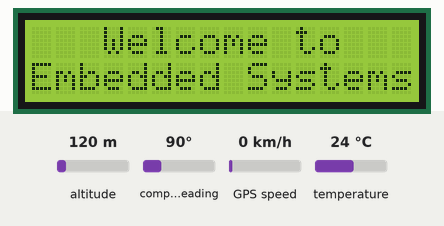
Recording of a sketch running on a simulated ESP32. Parts: 16×2 character LCD. The test bench sets the inputs (shaded band); at power-on: temperature 24 °C, altitude 120 m, compass heading 90°, GPS speed 0 km/h. WiFi joins after 1.5 s; servers stay silent unless stated; uploads are accepted with an empty reply; the GPS gets a fix after 3 s at 37.7749, -122.4194 with 8 satellites; what the sketch prints to the serial monitor is not drawn.

Above: at 1.7 s.
At 5.0 s:
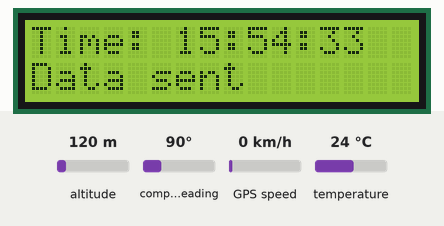
5.1 s: temperature set to 12 °C
At 10.57 s:
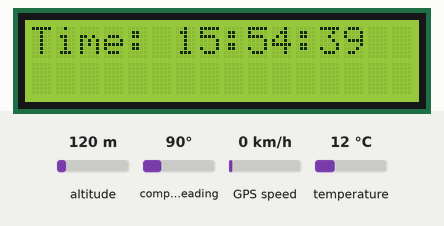
16.8 s: temperature set to 19 °C
At 23.6 s:
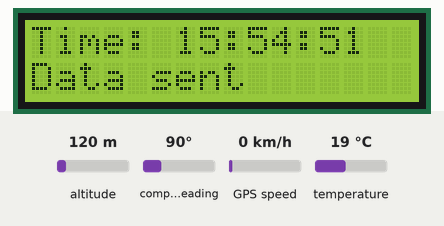
24.0 s: temperature set to 28 °C
At 29.5 s:
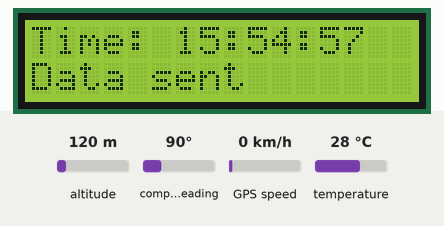
Timing chart, 0 to 31.0 s (numbered marks = the images above; inputs shaded):
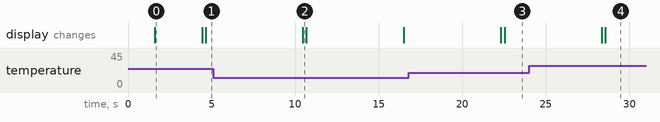

Measured:
- after the input at 5.1 s, the display: changes after 5.4 s (image 2)
- after the input at 16.8 s, the display: first changes after 5.5 s (image 3 shows a later state)
- after the input at 24.0 s, the display: first changes after 4.4 s (image 4 shows a later state)
- what the display in image 0 shows lasts 2.8 s, from 1.6 s to 4.4 s

The sketch:

esp32.ino
```cpp
#include <Wire.h>
#include <WiFi.h>
#include <HTTPClient.h>
#include <TinyGPS++.h>
#include <OneWire.h>
#include <DallasTemperature.h>
#include <LiquidCrystal_I2C.h>

void sendData(float temperature, double longitude, double latitude, long speed, float altitude, float hdop, int satellites, String time);
void initWiFi();
void initGPS();
void initTemperatureSensor();
void initLCD();

const char* vehicleId = "3MlPDEStfBZvXo6g6gFN";

const char* ssid = "Hansa Wi-Fi";
const char* password = "00000000";

String serverName = "https://asia-southeast1-vehicle-tracking-system-e465c.cloudfunctions.net/updateVehicleData";

unsigned long lastTime = 0;
unsigned long timerDelay = 3000;

#define RXD2 16
#define TXD2 17
#define GPS_BAUD 9600

HardwareSerial gpsSerial(2);
TinyGPSPlus gps;

const int oneWireBus = 4;
OneWire oneWire(oneWireBus);
DallasTemperature tempSensor(&oneWire);

LiquidCrystal_I2C lcd(0x27, 16, 2);

// Variables to store the last sent data
double lastLongitude = 0.0;
double lastLatitude = 0.0;
float lastTemperature = 0.0;

const double MIN_LAT_LNG_CHANGE = 0.0001;
const float MIN_TEMP_CHANGE = 0.5;

void setup() {
  Serial.begin(115200);
  Wire.begin();

  // Initialize modules
  initWiFi();
  initGPS();
  initTemperatureSensor();
  initLCD();
}

void loop() {
  if ((millis() - lastTime) > timerDelay) {
    while (gpsSerial.available() > 0) {
      gps.encode(gpsSerial.read());
    }

    if (gps.location.isUpdated()) {
      double longitude = gps.location.lng();
      double latitude = gps.location.lat();
      long speed = gps.speed.kmph();
      float altitude = gps.altitude.meters();
      float hdop = gps.hdop.value() / 100.0;
      int satellites = gps.satellites.value();
      String time = String(gps.date.year()) + "-" + String(gps.date.month()) + "-" + String(gps.date.day()) + "T" + String(gps.time.hour()) + ":" + String(gps.time.minute()) + ":" + String(gps.time.second());

      Serial.print("Longitude: ");
      Serial.println(longitude);
      Serial.print("Latitude: ");
      Serial.println(latitude);
      Serial.print("Speed: ");
      Serial.println(speed);
      Serial.print("Altitude: ");
      Serial.println(altitude);
      Serial.print("HDOP: ");
      Serial.println(hdop);
      Serial.print("Satellites: ");
      Serial.println(satellites);
      Serial.print("Time: ");
      Serial.println(time);

      tempSensor.requestTemperatures();
      float temperature = tempSensor.getTempCByIndex(0);
      Serial.print("Temperature: ");
      Serial.print(temperature);
      Serial.println("ºC");

      // Convert GPS time to +5:30 timezone
      int hour = gps.time.hour() + 5;
      int minute = gps.time.minute() + 30;
      if (minute >= 60) {
        minute -= 60;
        hour += 1;
      }
      if (hour >= 24) {
        hour -= 24;
      }

      // Displaying time on LCD
      lcd.clear();
      lcd.setCursor(0, 0);
      lcd.print("Time: ");
      lcd.print(hour);
      lcd.print(":");
      lcd.print(minute);
      lcd.print(":");
      lcd.print(gps.time.second());

      sendData(vehicleId, temperature, longitude, latitude, speed, altitude, hdop, satellites, time);
      lastTime = millis();
    } else {
      Serial.println("GPS calibrating");
      lcd.clear();
      lcd.setCursor(0, 0);
      lcd.print("GPS calibrating");
      lcd.setCursor(0, 1);
      lcd.print("Please wait...");
      delay(2000);
    }
  }
}

void initWiFi() {
  WiFi.begin(ssid, password);
  Serial.println("Connecting to WiFi");
  while (WiFi.status() != WL_CONNECTED) {
    delay(500);
    Serial.print(".");
  }
  Serial.println("");
  Serial.print("Connected to WiFi network with IP Address: ");
  Serial.println(WiFi.localIP());
}

void initGPS() {
  gpsSerial.begin(GPS_BAUD, SERIAL_8N1, RXD2, TXD2);
  Serial.println("GPS module initialized");
}

void initTemperatureSensor() {
  tempSensor.begin();
  Serial.println("Temperature sensor initialized");
}

void initLCD() {
  lcd.init();
  lcd.clear();
  lcd.backlight();
  lcd.setCursor(3, 0);
  lcd.print("Welcome to");
  lcd.setCursor(0, 1);
  lcd.print("Embedded Systems");
  delay(2000);
  Serial.println("LCD initialized");
}

bool hasSignificantChange(double longitude, double latitude, float temperature) {
  return abs(longitude - lastLongitude) > MIN_LAT_LNG_CHANGE || abs(latitude - lastLatitude) > MIN_LAT_LNG_CHANGE || abs(temperature - lastTemperature) > MIN_TEMP_CHANGE;
}

void sendData(String vehicleId, float temperature, double longitude, double latitude, long speed, float altitude, float hdop, int satellites, String time) {
  // Check for significant changes in coordinates and temperature
  if (hasSignificantChange(longitude, latitude, temperature)) {
    if (WiFi.status() == WL_CONNECTED) {
      HTTPClient http;
      String serverPath = serverName + "/?vehicleId=" + vehicleId + "&temperature=" + temperature + "&longitude=" + String(longitude, 6) + "&latitude=" + String(latitude, 6) + "&speed=" + String(speed, 3) + "&altitude=" + String(altitude, 6) + "&hdop=" + String(hdop, 6) + "&satellites=" + satellites + "&time=" + time;
      Serial.print("Server Path: ");
      Serial.println(serverPath);
      http.begin(serverPath.c_str());
      int httpResponseCode = http.GET();

      if (httpResponseCode > 0) {
        Serial.print("HTTP Response code: ");
        Serial.println(httpResponseCode);
        String payload = http.getString();
        Serial.println(payload);
      } else {
        Serial.print("Error code: ");
        Serial.println(httpResponseCode);
      }
      http.end();

      // Update the last sent data
      lastLongitude = longitude;
      lastLatitude = latitude;
      lastTemperature = temperature;

      lcd.setCursor(0, 1);
      lcd.print("Data sent       ");
      delay(2000);
    } else {
      Serial.println("WiFi Disconnected");
      lcd.clear();
      lcd.setCursor(0, 0);
      lcd.print("WiFi Disconnected");
      delay(2000);
    }
  } else {
    Serial.println("No significant movement or temperature change");
    lcd.setCursor(0, 1);
    lcd.print("No moving       ");
    delay(2000);
  }
}
```
